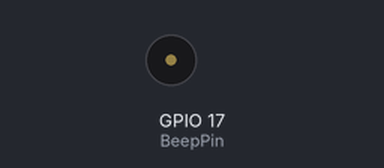
Simulated run of this program. Board: Raspberry Pi (BCM pin numbers). On the bench: buzzer (waves = sounding, pin HIGH).

Above: at 0.05 s.
Timing chart, 0 to 3.0 s (numbered marks = the images above):
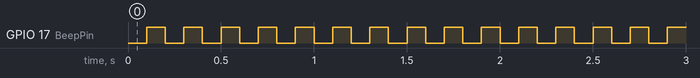

Measured:
- by itself, GPIO 17 (BeepPin): alternates HIGH for 0.10 s and LOW for 0.10 s

The program:

beeper.py
```python
#! /usr/bin/env python

import RPi.GPIO as GPIO
import time

BeepPin = 17

def setup():
    GPIO.setmode(GPIO.BCM)
    GPIO.setup(BeepPin, GPIO.OUT)
    GPIO.output(BeepPin, GPIO.HIGH)

def  loop():
    while True:
        GPIO.output(BeepPin, GPIO.LOW)
        time.sleep(0.1)
        GPIO.output(BeepPin, GPIO.HIGH)
        time.sleep(0.1)

def destroy():
    GPIO.output(BeepPin, GPIO.HIGH)
    GPIO.cleanup()

if __name__ == '__main__':
    setup()
    try:
        loop()
    except KeyboardInterrupt:
        destroy()
```
